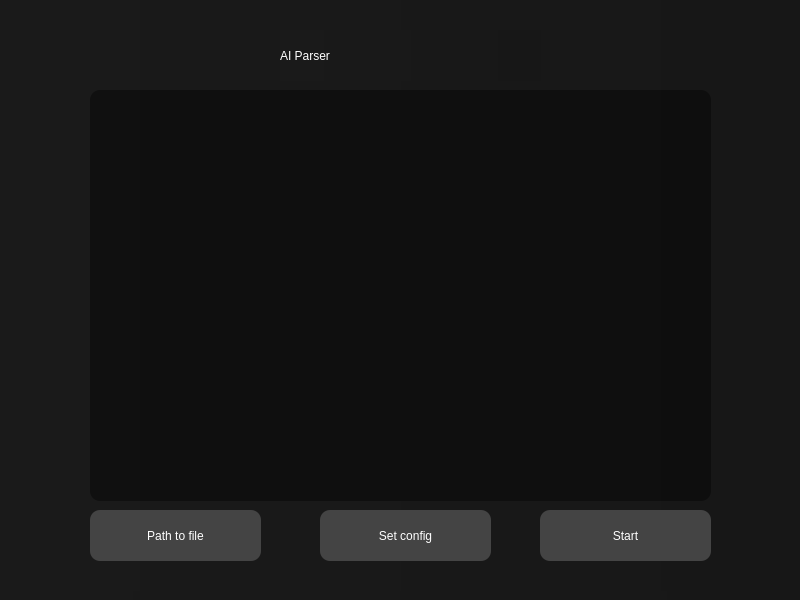
<?xml version="1.0" encoding="UTF-8"?>
<ui version="4.0">
 <class>Form</class>
 <widget class="QWidget" name="Form">
  <property name="geometry">
   <rect>
    <x>0</x>
    <y>0</y>
    <width>800</width>
    <height>600</height>
   </rect>
  </property>
  <property name="windowTitle">
   <string>Form</string>
  </property>
  <property name="styleSheet">
   <string notr="true">background-color: qlineargradient(spread:pad, x1:0, y1:0, x2:1, y2:0, stop:0  rgb(26, 26, 26), stop:1 rgb(23, 23, 23));</string>
  </property>
  <widget class="QWidget" name="widget" native="true">
   <property name="geometry">
    <rect>
     <x>0</x>
     <y>0</y>
     <width>791</width>
     <height>591</height>
    </rect>
   </property>
   <property name="styleSheet">
    <string notr="true">QPushButton {
	font: 75 12pt &quot;JetBrainsMonoNL Nerd Font&quot;;
	border-radius: 10px;
	border-color: rgb(0, 0, 0);
	background-color: rgb(68, 68, 68);
	color: rgb(255, 255, 255);
}

QPushButton:hover {
	background-color: rgb(33, 39, 45);
}</string>
   </property>
   <widget class="QLabel" name="label">
    <property name="geometry">
     <rect>
      <x>10</x>
      <y>0</y>
      <width>781</width>
      <height>591</height>
     </rect>
    </property>
    <property name="sizePolicy">
     <sizepolicy hsizetype="Fixed" vsizetype="Fixed">
      <horstretch>0</horstretch>
      <verstretch>0</verstretch>
     </sizepolicy>
    </property>
    <property name="maximumSize">
     <size>
      <width>800</width>
      <height>600</height>
     </size>
    </property>
    <property name="styleSheet">
     <string notr="true">border-image: url(:/images/images/background.jpg);
border-radius: 20px;</string>
    </property>
    <property name="text">
     <string/>
    </property>
   </widget>
   <widget class="QLabel" name="label_2">
    <property name="geometry">
     <rect>
      <x>280</x>
      <y>30</y>
      <width>261</width>
      <height>51</height>
     </rect>
    </property>
    <property name="styleSheet">
     <string notr="true">color: rgb(255, 255, 255);
font: 75 36pt &quot;JetBrainsMonoNL Nerd Font&quot;;</string>
    </property>
    <property name="text">
     <string>AI Parser</string>
    </property>
   </widget>
   <widget class="QPushButton" name="Start">
    <property name="geometry">
     <rect>
      <x>540</x>
      <y>510</y>
      <width>171</width>
      <height>51</height>
     </rect>
    </property>
    <property name="cursor">
     <cursorShape>PointingHandCursor</cursorShape>
    </property>
    <property name="styleSheet">
     <string notr="true"/>
    </property>
    <property name="text">
     <string>Start</string>
    </property>
   </widget>
   <widget class="QLabel" name="Output">
    <property name="geometry">
     <rect>
      <x>90</x>
      <y>90</y>
      <width>621</width>
      <height>411</height>
     </rect>
    </property>
    <property name="styleSheet">
     <string notr="true">background-color: rgba(0, 0, 0, 100);
border-radius: 10px;
font: 75 8pt &quot;JetBrainsMonoNL Nerd Font&quot;;
color: rgb(255, 255, 255);</string>
    </property>
    <property name="text">
     <string/>
    </property>
   </widget>
   <widget class="QPushButton" name="Path">
    <property name="geometry">
     <rect>
      <x>90</x>
      <y>510</y>
      <width>171</width>
      <height>51</height>
     </rect>
    </property>
    <property name="cursor">
     <cursorShape>PointingHandCursor</cursorShape>
    </property>
    <property name="styleSheet">
     <string notr="true"/>
    </property>
    <property name="text">
     <string>Path to file</string>
    </property>
   </widget>
   <widget class="QPushButton" name="Conf">
    <property name="geometry">
     <rect>
      <x>320</x>
      <y>510</y>
      <width>171</width>
      <height>51</height>
     </rect>
    </property>
    <property name="cursor">
     <cursorShape>PointingHandCursor</cursorShape>
    </property>
    <property name="styleSheet">
     <string notr="true"/>
    </property>
    <property name="text">
     <string>Set config</string>
    </property>
   </widget>
  </widget>
 </widget>
 <resources>
  <include location="D:/Save/AiParser/resources/QT5/res.qrc"/>
 </resources>
 <connections/>
</ui>
